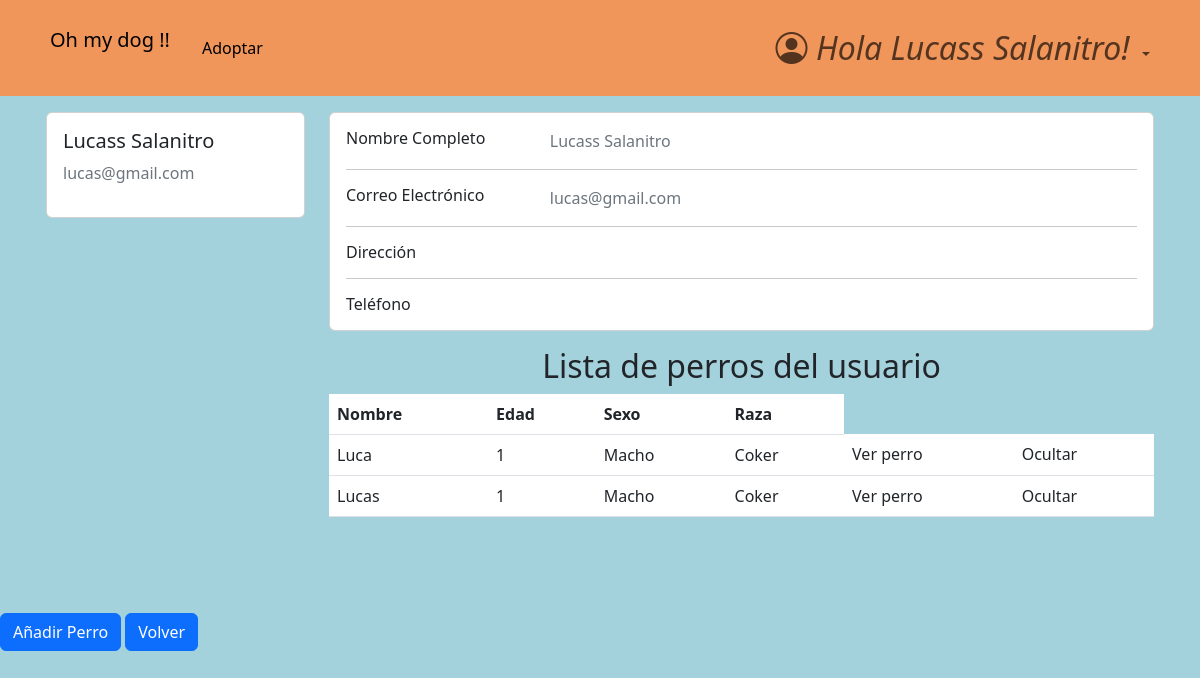
The app's page /accounts/profile/3 (signed in), older data.
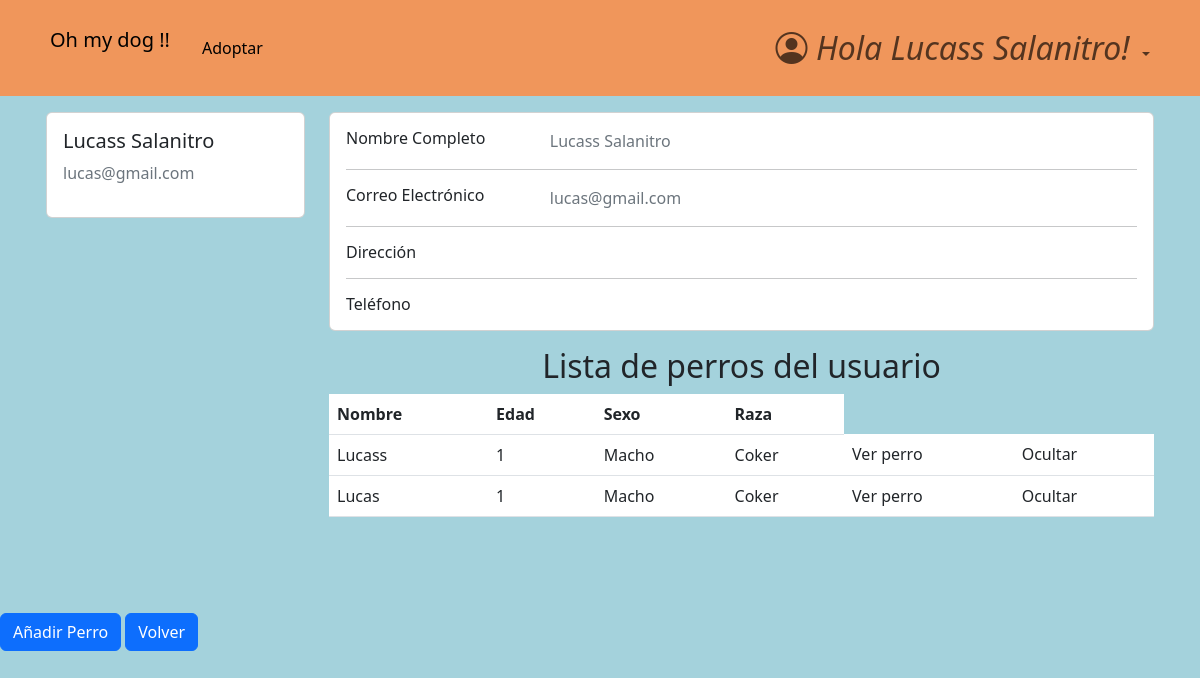
The same page, newer data.
### dogs/models.py (models this page shows, shortened)
class Dog(models.Model):
    class Sex(models.TextChoices):
        male = "Macho"
        female = "Hembra"
    class Breed(models.TextChoices):
        no_breed = "Sin raza"
        coker = "Coker"
        pastor_aleman = "Pastor aleman"
        bulldog = "Bulldog"
        labrador = "Labrador"
        golden = "Golder"
        caniche = "Caniche"
        chihuahua = "Chihuahua"
        bulldog_frances = "Bulldog Frances"
        beagle = "Beagle"
        boxer = "Boxer"
        galgo = "Galgo"
        dalmata = "Dalmata"
        sharpei = "Shar pei"
    class Color(models.TextChoices):
        white = "Blanco"
        black = "Negro"
        brown = "Marrón"
        black_and_white = "Blanco y negro"
        other = "Otro color"
    class Size(models.TextChoices):
        big = "Grande"
        medium = "Mediano"
        short = "pequeño"
    def default_value():
        return '-'
    name = models.CharField(
        max_length=15
    )
    age = models.PositiveIntegerField(
        null=True,
    )
    sex = models.CharField(
        max_length=10,
        choices=Sex.choices
    )
    breed = models.CharField(
        max_length=20,
        choices=Breed.choices
    )
    color = models.CharField(
        max_length=20,
        blank=True,
        choices=Color.choices,
        null=True,
    )
    size = models.CharField(
        max_length=10,
        null=True,
        blank=True,
    )
    description = models.TextField(
        max_length=100,
        blank=True,
        null=True,
    )
    hidden = models.BooleanField(default=False)
    owner = models.ForeignKey(
        CustomUser,
        blank=True,
        on_delete=models.CASCADE,
        null=True
    )

### accounts/views.py (the view)
# urls.py: path('profile/<pk>', views.profile_view, name= 'profile'),
def profile_view(request, pk):
    if not request.user.is_authenticated:
        return redirect('login')
    user_owner = CustomUser.objects.get(pk=pk)
    print(f'prof id {user_owner.id}')
    dogs = user_owner.dog_set.all()
    context = {
        'user': user_owner,
        'actual_user': request.user,
        'dogs': dogs
    }
    return render(request, 'profile.html', context)

### accounts/models.py (called while the page is built)
    def __str__(self):
        return self.name + ' ' + str(self.surname or '')

### accounts/templates/profile.html (shortened to what this page needs)
{% extends 'home.html' %}
{% block content %}
<main>
<div class="container card-izq " >
  <div class="row row-1">
    <div class="col-md-3">
      <div class="card">
        <div class="card-body">
          <h5>{{ user.name }} {{ user.surname }}</h5>
          <p class="text-secondary">{{ user.email }}</p>
        </div>
      </div>
    </div>
    <div class="col-md-9">
      <div class="card mb-3">
        <div class="card-body">
          <div class="row">
            <div class="col-sm-3">
              <h6 class="mb-0">Nombre Completo</h6>
            </div>
            <div class="col-sm-9 text-secondary">
              {{ user.name }} {{ user.surname }}
            </div>
          </div>
          <hr>
          <div class="row">
            <div class="col-sm-3">
              <h6 class="mb-0">Correo Electrónico</h6>
            </div>
            <div class="col-sm-9 text-secondary">
              {{ user.email }}
            </div>
          </div>
          <hr>
          <div class="row">
            <div class="col-sm-3">
              <h6 class="mb-0">Dirección</h6>
            </div>
            <div class="col-sm-9 text-secondary">
            </div>
          </div>
          <hr>
          <div class="row">
            <div class="col-sm-3">
              <h6 class="mb-0">Teléfono</h6>
            </div>
            <div class="col-sm-9 text-secondary">
            </div>
          </div>
        </div>
      </div>
      {% if dogs.count > 0 %}
        <h2 class="text-center">Lista de perros del usuario</h2>
                  <table class="table table-hover">
                      <thead>
                          <tr>
                              <th>Nombre</th>
                              <th>Edad</th>
                              <th>Sexo</th>
                              <th>Raza</th>
                          </tr>
                      </thead>
                      <tbody>
                          {% for dog in dogs %}
                            {% if not dog.hidden %}
                                <tr>
                                    <td>{{ dog.name }}</td>
                                    <td>{{ dog.age }}</td>
                                    <td>{{ dog.sex }}</td>
                                    <td>{{ dog.breed }}</td>
                                    <td>
                                      <a class="dropdown-item" href="{% url 'dog_profile' user_owner_id=user.id dog_id=dog.id %}">Ver perro</a>
                                    </td>
                                    <td>
                                      <a class="dropdown-item" href="{% url 'profile' user.id %}">Ocultar</a>
                                    </td>
                                </tr>
                            {% endif %}
                          {% endfor %}
                      </tbody>
                  </table>
      {% endif %}
      </div>
    </div>
  </div>
  {% if actual_user.is_veterinario %}
    <a href="{% url 'dog_registration' user.id %}" class="btn btn-primary">Añadir Perro</a>
  {% endif %}
  <a href="{% url 'home' %}" class="btn btn-primary">Volver</a>
</main>
{% endblock  %}

Row changes from the older to the newer data that the page shows:
changed Dog: name "Luca" → "Lucass"
